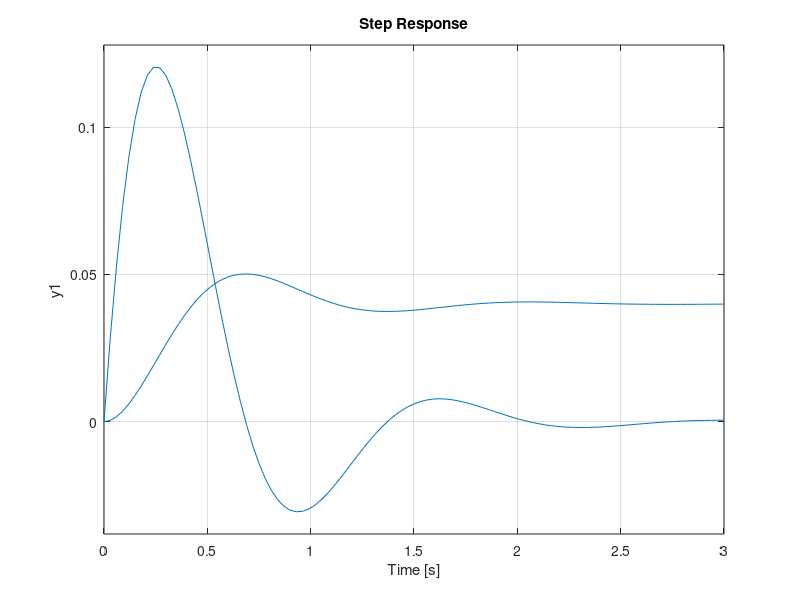

This figure's MATLAB source:
G1 = tf([1],[1 4 25])
G2 = tf([1 0],[1 4 25])
% G4 = tf([1 0 0 0],[1 4 25])

figure(1); clf
if 1
    step(G1); hold on
    step(G2);

elseif 0
    G5 = tf([0 1 1], [1 4 25])
    G6 = tf([0 0.5 1], [1 4 25])
    G7 = tf([0 0 1], [1 4 25])
    G8 = tf([0 -0.5 1], [1 4 25])
    G9 = tf([0 -1 1], [1 4 25])
    step(G5); hold on
    step(G6); hold on
    step(G7); hold on
    step(G8); hold on
    step(G9);
end